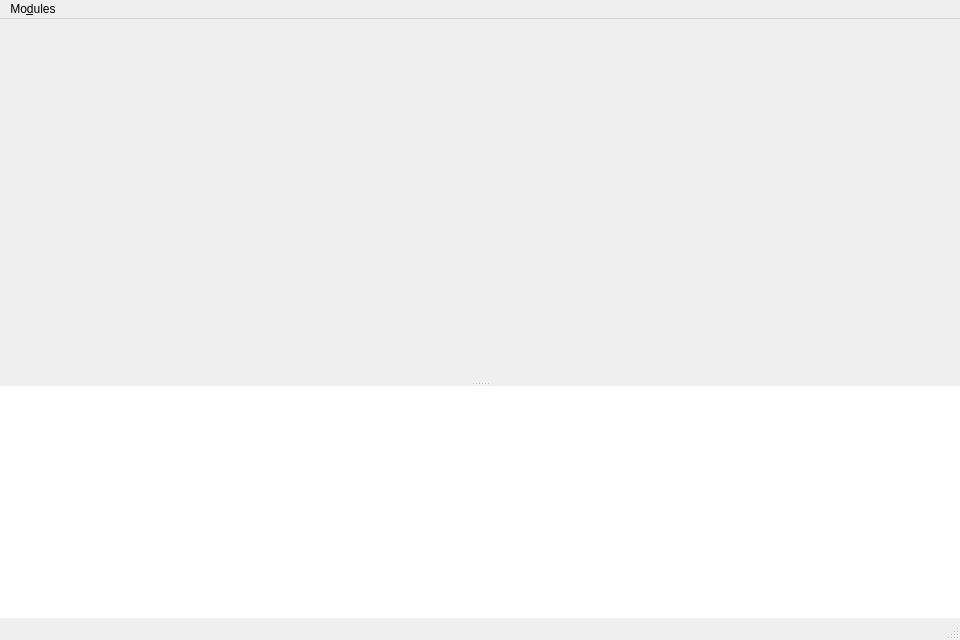
<?xml version="1.0" encoding="UTF-8"?>
<ui version="4.0">
 <class>MainWindow</class>
 <widget class="QMainWindow" name="MainWindow">
  <property name="geometry">
   <rect>
    <x>0</x>
    <y>0</y>
    <width>960</width>
    <height>640</height>
   </rect>
  </property>
  <property name="windowTitle">
   <string>MainWindow</string>
  </property>
  <property name="styleSheet">
   <string notr="true">QMainWindow::separator {
  width: 1px;
}</string>
  </property>
  <widget class="QWidget" name="centralWidget">
   <layout class="QVBoxLayout" name="verticalLayout">
    <property name="leftMargin">
     <number>0</number>
    </property>
    <property name="topMargin">
     <number>0</number>
    </property>
    <property name="rightMargin">
     <number>0</number>
    </property>
    <property name="bottomMargin">
     <number>0</number>
    </property>
    <item>
     <widget class="QSplitter" name="splitter">
      <property name="orientation">
       <enum>Qt::Vertical</enum>
      </property>
      <widget class="QFrame" name="frame">
       <property name="frameShape">
        <enum>QFrame::NoFrame</enum>
       </property>
       <layout class="QHBoxLayout" name="horizontalLayout">
        <property name="leftMargin">
         <number>0</number>
        </property>
        <property name="topMargin">
         <number>0</number>
        </property>
        <property name="rightMargin">
         <number>0</number>
        </property>
        <property name="bottomMargin">
         <number>0</number>
        </property>
        <item>
         <widget class="PlotWidget" name="plotWidget" native="true">
          <property name="minimumSize">
           <size>
            <width>400</width>
            <height>300</height>
           </size>
          </property>
         </widget>
        </item>
       </layout>
      </widget>
      <widget class="QPlainTextEdit" name="loggerWidget">
       <property name="frameShape">
        <enum>QFrame::NoFrame</enum>
       </property>
       <property name="frameShadow">
        <enum>QFrame::Plain</enum>
       </property>
       <property name="lineWidth">
        <number>1</number>
       </property>
       <property name="readOnly">
        <bool>true</bool>
       </property>
       <property name="tabStopWidth">
        <number>120</number>
       </property>
      </widget>
     </widget>
    </item>
   </layout>
  </widget>
  <widget class="QMenuBar" name="menubar">
   <property name="geometry">
    <rect>
     <x>0</x>
     <y>0</y>
     <width>960</width>
     <height>22</height>
    </rect>
   </property>
   <widget class="QMenu" name="menuModules">
    <property name="title">
     <string>Mo&amp;dules</string>
    </property>
    <widget class="QMenu" name="menuModulesQuanty">
     <property name="title">
      <string>&amp;Quanty</string>
     </property>
     <addaction name="quantyModuleHideAction"/>
     <addaction name="separator"/>
     <addaction name="quantySaveInputAction"/>
     <addaction name="quantySaveAsInputAction"/>
     <addaction name="separator"/>
     <addaction name="quantyLoadCalculations"/>
     <addaction name="quantyRemoveAllCalculations"/>
    </widget>
    <addaction name="menuModulesQuanty"/>
   </widget>
   <addaction name="menuModules"/>
  </widget>
  <widget class="QStatusBar" name="statusbar">
   <property name="enabled">
    <bool>true</bool>
   </property>
  </widget>
  <action name="quantySaveInputAction">
   <property name="text">
    <string>Save Input</string>
   </property>
   <property name="toolTip">
    <string>Save the Quanty Input File</string>
   </property>
  </action>
  <action name="quantySaveAsInputAction">
   <property name="text">
    <string>Save Input As...</string>
   </property>
  </action>
  <action name="quantyModuleShowAction">
   <property name="text">
    <string>Show</string>
   </property>
   <property name="toolTip">
    <string>Show the Quanty Module</string>
   </property>
  </action>
  <action name="quantyModuleHideAction">
   <property name="text">
    <string>Hide</string>
   </property>
   <property name="toolTip">
    <string>Hide the Quanty Module</string>
   </property>
  </action>
  <action name="quantyLoadCalculations">
   <property name="text">
    <string>Load Calculations</string>
   </property>
  </action>
  <action name="quantyRunCalculationAction">
   <property name="text">
    <string>Run</string>
   </property>
  </action>
  <action name="quantyRemoveAllCalculations">
   <property name="text">
    <string>Remove All Calculations</string>
   </property>
  </action>
 </widget>
 <customwidgets>
  <customwidget>
   <class>PlotWidget</class>
   <extends>QWidget</extends>
   <header>.widgets.plotwidget</header>
   <container>1</container>
  </customwidget>
 </customwidgets>
 <resources/>
 <connections/>
</ui>
